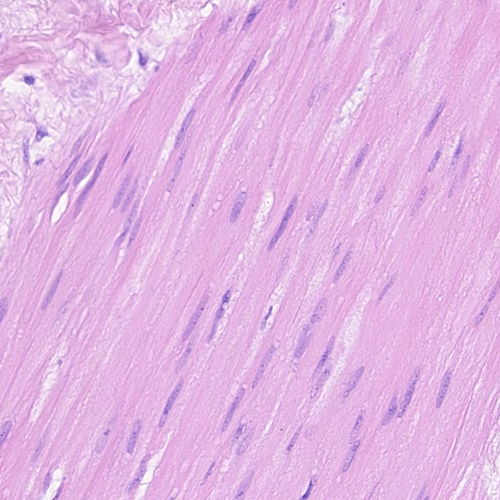
#> input picture hw2/nucleus-dataset/images/train_11.png, 1000 x 1000 px (shown at 1/2 size); its folder holds 4 pictures in this run
$ python hw2.py
#> lines starting #> are read from the running program, lines starting #| are printed output that depends on the picture
import cv2
import numpy as np
import math
import os

def read_image_and_cells(image_file, txt_file):
#> called with image_file = './nucleus-dataset/images/train_11.png'
    img = cv2.imread(image_file, cv2.IMREAD_GRAYSCALE)
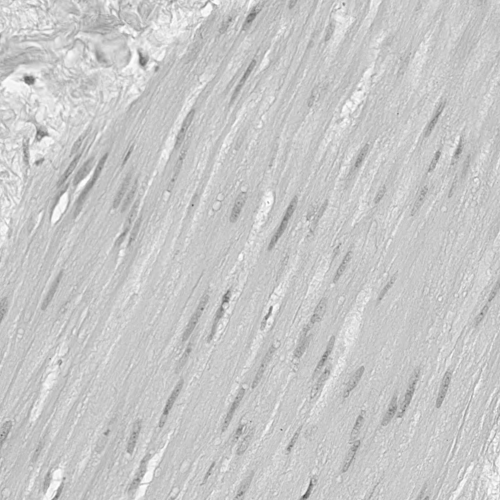
#> img: shape (1000, 1000) (shown at 1/2 size); min 58, max 255, mean 200.4
    cells = []
#> (the run stopped early here; a loop or call above may not have finished)

$ run again, on hw2/nucleus-dataset/images/train_21.png
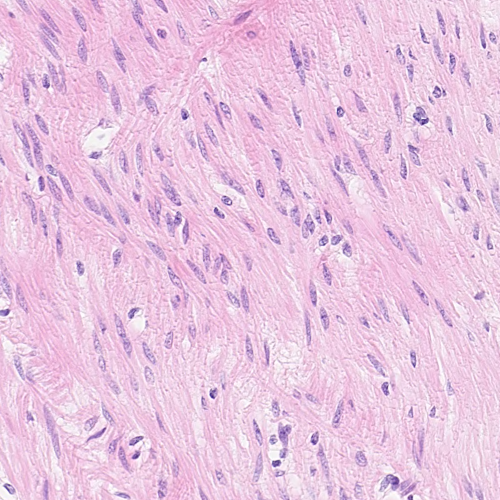
#> input picture hw2/nucleus-dataset/images/train_21.png, 1000 x 1000 px (shown at 1/2 size)
#> in read_image_and_cells, `img = cv2.imread(image_file, cv2.IMREAD_GRAYSCALE)`:
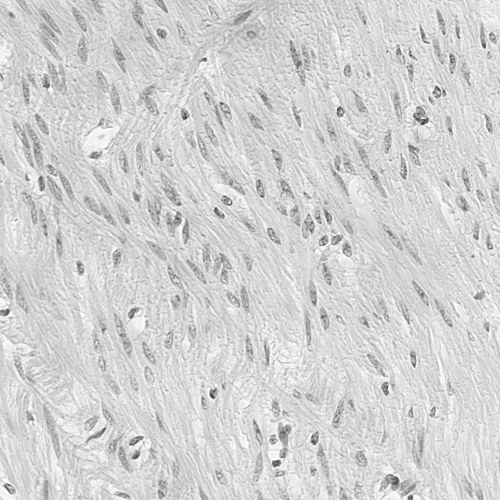
#> img: shape (1000, 1000) (shown at 1/2 size); min 13, max 255, mean 210.5

$ run again, on hw2/nucleus-dataset/images/train_8.png
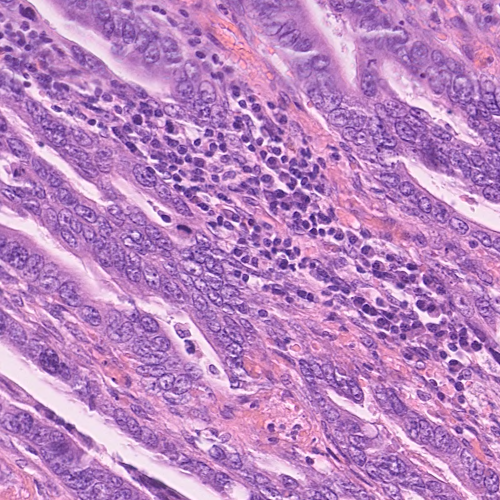
#> input picture hw2/nucleus-dataset/images/train_8.png, 1000 x 1000 px (shown at 1/2 size)
#> in read_image_and_cells, `img = cv2.imread(image_file, cv2.IMREAD_GRAYSCALE)`:
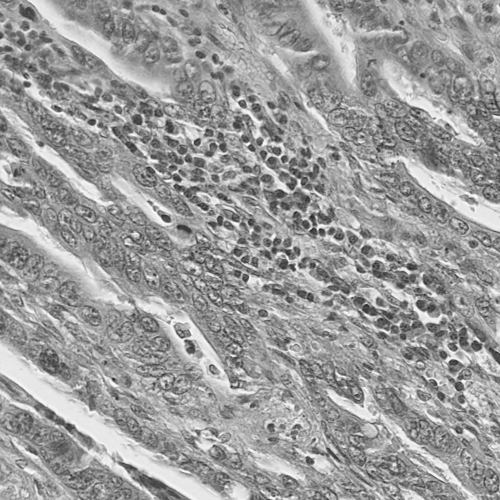
#> img: shape (1000, 1000) (shown at 1/2 size); min 11, max 255, mean 156
